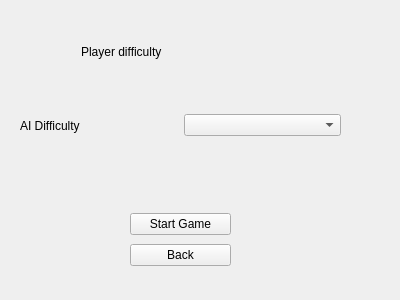
<?xml version="1.0" encoding="UTF-8"?>
<ui version="4.0">
 <class>singleplayerpage</class>
 <widget class="QWidget" name="singleplayerpage">
  <property name="geometry">
   <rect>
    <x>0</x>
    <y>0</y>
    <width>400</width>
    <height>300</height>
   </rect>
  </property>
  <property name="windowTitle">
   <string>Form</string>
  </property>
  <widget class="QLabel" name="playerdifficulty">
   <property name="geometry">
    <rect>
     <x>81</x>
     <y>36</y>
     <width>161</width>
     <height>31</height>
    </rect>
   </property>
   <property name="text">
    <string>Player difficulty</string>
   </property>
  </widget>
  <widget class="QWidget" name="verticalLayoutWidget">
   <property name="geometry">
    <rect>
     <x>130</x>
     <y>210</y>
     <width>101</width>
     <height>61</height>
    </rect>
   </property>
   <layout class="QVBoxLayout" name="verticalLayout">
    <item>
     <widget class="QPushButton" name="StartGameBtn">
      <property name="text">
       <string>Start Game</string>
      </property>
     </widget>
    </item>
    <item>
     <widget class="QPushButton" name="singleplayerpageBackBtn">
      <property name="text">
       <string>Back</string>
      </property>
     </widget>
    </item>
   </layout>
  </widget>
  <widget class="QWidget" name="horizontalLayoutWidget">
   <property name="geometry">
    <rect>
     <x>20</x>
     <y>80</y>
     <width>321</width>
     <height>91</height>
    </rect>
   </property>
   <layout class="QHBoxLayout" name="horizontalLayout">
    <item>
     <widget class="QLabel" name="AIplayer">
      <property name="text">
       <string>AI Difficulty</string>
      </property>
     </widget>
    </item>
    <item>
     <widget class="QComboBox" name="DufficultySelect"/>
    </item>
   </layout>
  </widget>
 </widget>
 <resources/>
 <connections/>
</ui>
